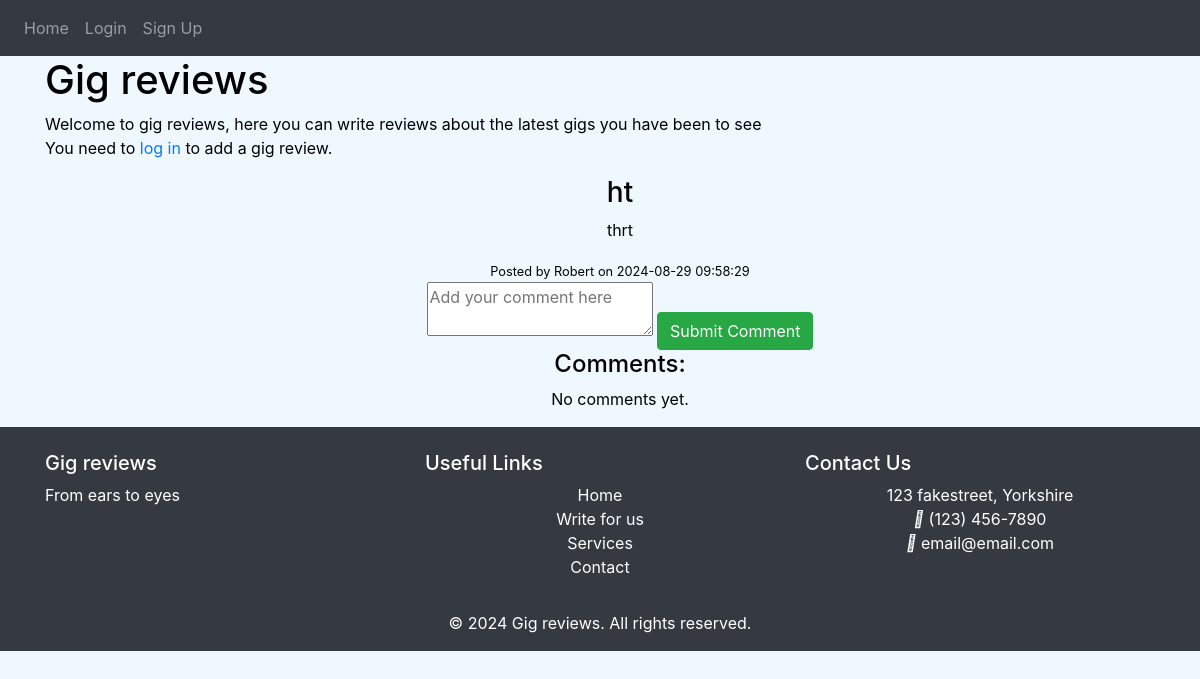
Page /home on the earlier database version.
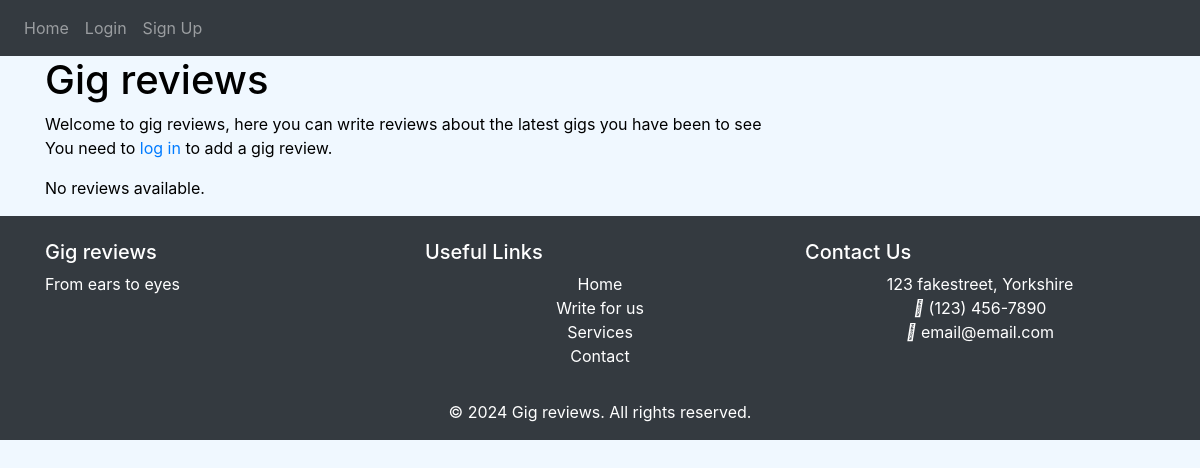
Same page on the later database version.
### models.py (models this page shows)
class BlogPost(db.Model):
    __tablename__ = 'blog_posts'
    id = db.Column(db.Integer, primary_key=True)
    title = db.Column(db.String(200), nullable=False)
    content = db.Column(db.Text, nullable=False)
    user_id = db.Column(db.Integer, db.ForeignKey('users.id'))
    created_at = db.Column(db.DateTime, default=datetime.utcnow)
    comments = db.relationship('Comment', backref='blog_post', cascade="all, delete-orphan")

class User(db.Model, UserMixin):
    __tablename__ = 'users'
    id = db.Column(db.Integer, primary_key=True)
    email = db.Column(db.String(150), unique=True, nullable=False)
    password = db.Column(db.String(150), nullable=False)
    first_name = db.Column(db.String(150), nullable=False)
    is_admin = db.Column(db.Boolean, default=False)
    notes = db.relationship('Note', backref='user', cascade="all, delete-orphan")
    comments = db.relationship('Comment', backref='user', cascade="all, delete-orphan")
    blog_posts = db.relationship('BlogPost', backref='user', cascade="all, delete-orphan")

### views.py (the view, shortened to what this page needs)
@views.route('/home', methods=['GET', 'POST'])
def show_blog_posts():
    blog_posts = BlogPost.query.order_by(BlogPost.created_at.desc()).all()
    return render_template('home.html', blog_posts=blog_posts)

### app/templates/home.html (shortened to what this page needs)
{% extends "base.html" %}
{% block content %}
    <h1>Gig reviews</h1>
    <section class="intro-section">Welcome to gig reviews, here you can write reviews about the latest gigs you have been to see</section>
    {% if current_user.is_authenticated %}
        <h2>Add your thoughts on the latest gig you went to</h2>
        <form method="POST" action="{{ url_for('views.show_blog_posts') }}">
            <input type="hidden" name="csrf_token" value="{{ csrf_token() }}"/>
            <label for="title">Who did you go and see?</label><br>
            <input type="text" id="title" name="title" required><br><br>
            <label for="content">Your review:</label><br>
            <textarea id="content" name="content" rows="5" cols="40" required></textarea><br><br>
            <button type="submit" class="btn btn-success">Add Review</button>
        </form>
    {% else %}
        <p>You need to <a href="{{ url_for('auth.login') }}">log in</a> to add a gig review.</p>
    {% endif %}
    {% if blog_posts %}
        <ul>
            {% for post in blog_posts %}
    <li>
        <h3>{{ post.title }}</h3>
        <p>{{ post.content }}</p>
        <small>Posted by {{ post.user.first_name }} on {{ post.created_at.strftime('%Y-%m-%d %H:%M:%S') }}</small>
                    <form action="{{ url_for('views.add_comment', post_id=post.id) }}" method="POST">
                        <textarea name="comment" placeholder="Add your comment here" required></textarea>
                        <button type="submit" class="btn btn-success">Submit Comment</button>
                    </form>
                    <div>
                        <h4>Comments:</h4>
                        {% if post.comments %}
                            <ul>
                                {% for comment in post.comments %}
                                    <li>
                                        <p>{{ comment.content }}</p>
                                        <small>Commented by {{ comment.user.first_name }} on {{ comment.created_at.strftime('%Y-%m-%d %H:%M:%S') }}</small>
                                        {% if current_user.id == comment.user_id %}
                                            <form action="{{ url_for('views.delete_comment', comment_id=comment.id) }}" method="POST" style="display:inline;">
                                                <input type="hidden" name="csrf_token" value="{{ csrf_token() }}"/>
                                                <button type="submit" class="btn btn-danger">Delete Comment</button>
                                            </form>
                                        {% endif %}
                                    </li>
                                {% endfor %}
                            </ul>
                        {% else %}
                            <p>No comments yet.</p>
                        {% endif %}
                    </div>
                </li>
            {% endfor %}
        </ul>
    {% else %}
        <p>No reviews available.</p>
    {% endif %}
{% endblock %}

### app/templates/base.html (shortened to what this page needs)
<!DOCTYPE html>
<html lang="en">
<head>
    <link
      rel="stylesheet"
      href="https://stackpath.bootstrapcdn.com/bootstrap/4.4.1/css/bootstrap.min.css"
    />
    <link
      rel="stylesheet"
      href="https://stackpath.bootstrapcdn.com/font-awesome/4.7.0/css/font-awesome.min.css"
    />
    <link rel="stylesheet" type="text/css" href="{{ url_for('static', filename='styles.css')}}">
</head>
<body>
    <nav id="nav" class="navbar navbar-expand-lg navbar-dark bg-dark">
        <div class="collapse navbar-collapse" id="navbar">
            <div class="navbar-nav">
                {% if current_user.is_authenticated %}
                    <a class="nav-item nav-link" id="home" href="/home">Home </a>
                    <a class="nav-item nav-link" id="profile" href="/profile">Profile </a>
                    <a class="nav-item nav-link" id="logout" href="/logout">Logout </a>
                {% else %}
                    <a class="nav-item nav-link" id="home" href="/home">Home </a>
                    <a class="nav-item nav-link" id="login" href="/login">Login </a>
                    <a class="nav-item nav-link" id="signUp" href="/sign-up">Sign Up </a>
                {% endif %}
            </div>
        </div>
    </nav>
<div class="container">
    {% block content %}
    {% endblock %}
</div>
<footer class="bg-dark text-white pt-4">
  <div class="container">
      <div class="row">
          <div class="col-md-4">
              <h5>Gig reviews</h5>
              <p>From ears to eyes</p>
          </div>
          <div class="col-md-4">
              <h5>Useful Links</h5>
              <ul class="list-unstyled">
                  <li><a href="#" class="text-white">Home</a></li>
                  <li><a href="#" class="text-white">Write for us</a></li>
                  <li><a href="#" class="text-white">Services</a></li>
                  <li><a href="#" class="text-white">Contact</a></li>
              </ul>
          </div>
          <div class="col-md-4">
              <h5>Contact Us</h5>
              <ul class="list-unstyled">
                  <li> 123 fakestreet, Yorkshire</li>
                  <li><i class="fas fa-phone"></i> (123) 456-7890</li>
                  <li><i class="fas fa-envelope"></i> email@email.com</li>
              </ul>
          </div>
      </div>
      <div class="row">
          <div class="col-12 text-center mt-3">
              <p>&copy; 2024 Gig reviews. All rights reserved.</p>
          </div>
      </div>
  </div>
</footer>
</body>
</html>

### static/styles.css (style rules this page uses)
body { color: #000000; background-color: aliceblue; }
footer { position: sticky }
ul { list-style: none; text-align: center; }

Differences in the rows shown:
removed BlogPost: title "ht", content "thrt", user.first_name "Robert", created_at "2024-08-29 09:58:29"
Other differences:
text now shown: "No reviews available."
